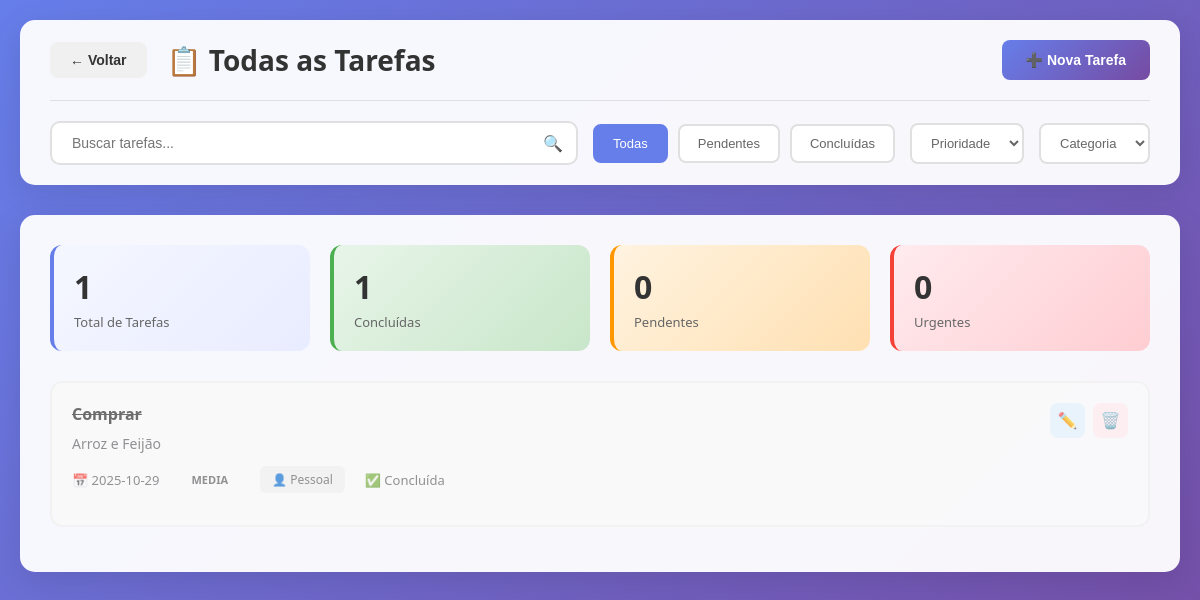
Screenshot of /home/tarefas_lista (signed in) with the database file from the repository.
### modelo.py (models this page shows)
class Tarefas(Base):
    __tablename__ = "tarefas"
    id         = Column(Integer, primary_key=True, index=True)
    user       = Column(String(60), nullable=False)
    titulo     = Column(String(100), nullable=False)
    descricao  = Column(String(300), nullable=False)
    data       = Column(Date, nullable=False)
    concluido  = Column(Boolean, default=False)
    prioridade = Column(Enum(PrioridadeTarefaEnum), nullable=False)
    categoria  = Column(Enum(CategoriaTarefaEnum), nullable=False)

### main.py (the view)
@app.get("/home/tarefas_lista")
def tarefas_lista(request: Request, db: Session = Depends(get_db)):
    user = request.session.get("username")
    tarefas = db.query(Tarefas).filter_by(user=user).all()
    return templates.TemplateResponse("tarefas_lista.html", {
        "request": request,
        "tarefas": tarefas
        })

### templates/tarefas_lista.html (shortened to what this page needs)
<!DOCTYPE html>
<html lang="pt-BR">
<head>
    <link rel="stylesheet" href="/static/css/taf_lista.css">
</head>
<body>
    <div class="container">
        <header>
            <div class="header-top">
                <div style="display: flex; align-items: center; gap: 20px;">
                    <button class="back-btn" onclick="goBack()">
                        ← Voltar
                    </button>
                    <h1>📋 Todas as Tarefas</h1>
                </div>
                <div class="header-actions">
                    <button class="btn btn-primary" onclick="createTask()">
                        ➕ Nova Tarefa
                    </button>
                </div>
            </div>
            <div class="filters-bar">
                <div class="search-box">
                    <input type="text" id="searchInput" placeholder="Buscar tarefas..." onkeyup="searchTasks()">
                    <span class="search-icon">🔍</span>
                </div>
                <div class="filter-group">
                    <button class="filter-btn active" onclick="filterTasks('all')">Todas</button>
                    <button class="filter-btn" onclick="filterTasks('pending')">Pendentes</button>
                    <button class="filter-btn" onclick="filterTasks('completed')">Concluídas</button>
                </div>
                <select id="priorityFilter" onchange="applyFilters()">
                    <option value="">Prioridade</option>
                </select>
                <select id="categoryFilter" onchange="applyFilters()">
                    <option value="">Categoria</option>
                </select>
            </div>
        </header>
        <div class="content-area">
            <div class="stats-row">
                <div class="stat-box">
                    <div class="stat-number">{{ tarefas|length }}</div>
                    <div class="stat-label">Total de Tarefas</div>
                </div>
                <div class="stat-box completed">
                    <div class="stat-number">{{ tarefas | selectattr('concluido', 'equalto', True) | list | length }}
                    </div>
                    <div class="stat-label">Concluídas</div>
                </div>
                <div class="stat-box pending">
                    <div class="stat-number">{{ tarefas | selectattr('concluido', 'equalto', False)| list | length }}
                    </div>
                    <div class="stat-label">Pendentes</div>
                </div>
                <div class="stat-box urgent">
                    <div class="stat-number">{{ tarefas | selectattr('prioridade', 'equalto', 'Urgente')| list | length
                        }}</div>
                    <div class="stat-label">Urgentes</div>
                </div>
            </div>
            <div class="tasks-container" id="tasksContainer">
                {% for tarefa in tarefas if tarefa.concluido %}
                <div class="task-card completed" data-task-id="{{ tarefa.id }}" data-status="completed"
                    data-priority="{{ tarefa.prioridade.value.lower() }}"
                    data-category="{{ tarefa.categoria.value.lower() }}">
                    <div class="task-header">
                        <div class="task-main">
                            <div class="task-title">{{ tarefa.titulo }}</div>
                            <div class="task-description">{{ tarefa.descricao }}</div>
                            <div class="task-meta">
                                {% if tarefa.data %}
                                <div class="meta-item">📅 {{ tarefa.data }}</div>
                                {% endif %}
                                <div class="meta-item">
                                    <span class="priority-badge priority-{{ tarefa.prioridade.value.lower() }}">
                                        {{ tarefa.prioridade.value }}
                                    </span>
                                </div>
                                <div class="meta-item">
                                    <span class="category-badge">
                                        {% if tarefa.categoria.value == 'Trabalho' %}💼
                                        {% elif tarefa.categoria.value == 'Pessoal' %}👤
                                        {% elif tarefa.categoria.value == 'Estudos' %}📚
                                        {% elif tarefa.categoria.value == 'Saude' %}❤️
                                        {% endif %}
                                        {{ tarefa.categoria.value }}
                                    </span>
                                </div>
                                <div class="meta-item">✅ Concluída</div>
                            </div>
                        </div>
                        <div class="task-actions">
                            <button class="action-btn edit" onclick="editTask(this)" title="Editar">✏️</button>
                            <button class="action-btn delete" onclick="deleteTask(this)" title="Excluir">🗑️</button>
                        </div>
                    </div>
                </div>
                {% endfor %}
            </div>
        </div>
    </div>
</body>
</html>

### static/css/taf_lista.css (style rules this page uses)
* { margin: 0; padding: 0; box-sizing: border-box; }
body { font-family: 'Segoe UI', Tahoma, Geneva, Verdana, sans-serif; background: linear-gradient(135deg, #667eea 0%, #764ba2 100%); min-height: 100vh; padding: 20px; }
.container { max-width: 1400px; margin: 0 auto; }
header { background: rgba(255, 255, 255, 0.95); padding: 20px 30px; border-radius: 15px; margin-bottom: 30px; box-shadow: 0 8px 32px rgba(0, 0, 0, 0.1); }
.header-top { display: flex; justify-content: space-between; align-items: center; margin-bottom: 20px; }
.back-btn { display: flex; align-items: center; gap: 8px; padding: 10px 20px; background: #f0f0f0; border: none; border-radius: 8px; cursor: pointer; font-size: 14px; font-weight: 600; color: #333; transition: all 0.3s ease; }
h1 { color: #333; font-size: 28px; }
.header-actions { display: flex; gap: 10px; }
.btn { padding: 12px 24px; border: none; border-radius: 8px; cursor: pointer; font-size: 14px; font-weight: 600; transition: all 0.3s ease; display: flex; align-items: center; gap: 8px; }
.btn-primary { background: linear-gradient(135deg, #667eea 0%, #764ba2 100%); color: white; }
.filters-bar { display: flex; gap: 15px; flex-wrap: wrap; align-items: center; padding-top: 20px; border-top: 1px solid #e0e0e0; }
.search-box { flex: 1; min-width: 250px; position: relative; }
.search-box input { width: 100%; padding: 12px 45px 12px 20px; border: 2px solid #e0e0e0; border-radius: 10px; font-size: 14px; transition: all 0.3s ease; }
.search-icon { position: absolute; right: 15px; top: 50%; transform: translateY(-50%); color: #999; }
.filter-group { display: flex; gap: 10px; }
.filter-btn { padding: 10px 18px; border: 2px solid #e0e0e0; background: white; border-radius: 8px; cursor: pointer; font-size: 13px; font-weight: 500; transition: all 0.3s ease; color: #666; }
.filter-btn.active { background: #667eea; color: white; border-color: #667eea; }
select { padding: 10px 15px; border: 2px solid #e0e0e0; border-radius: 8px; font-size: 13px; cursor: pointer; background: white; color: #666; font-weight: 500; }
.content-area { background: rgba(255, 255, 255, 0.95); border-radius: 15px; padding: 30px; box-shadow: 0 8px 32px rgba(0, 0, 0, 0.1); }
.stats-row { display: grid; grid-template-columns: repeat(auto-fit, minmax(200px, 1fr)); gap: 20px; margin-bottom: 30px; }
.stat-box { padding: 20px; background: linear-gradient(135deg, #f5f7ff 0%, #e8ecff 100%); border-radius: 12px; border-left: 4px solid #667eea; }
.stat-box.completed { background: linear-gradient(135deg, #e8f5e9 0%, #c8e6c9 100%); border-left-color: #4caf50; }
.stat-box.pending { background: linear-gradient(135deg, #fff3e0 0%, #ffe0b2 100%); border-left-color: #ff9800; }
.stat-box.urgent { background: linear-gradient(135deg, #ffebee 0%, #ffcdd2 100%); border-left-color: #f44336; }
.stat-number { font-size: 32px; font-weight: bold; color: #333; margin-bottom: 5px; }
.stat-label { font-size: 13px; color: #666; font-weight: 500; }
.tasks-container { margin-top: 30px; }
.task-card { background: white; border: 2px solid #f0f0f0; border-radius: 12px; padding: 20px; margin-bottom: 15px; transition: all 0.3s ease; cursor: pointer; }
.task-card.completed { opacity: 0.7; background: #fafafa; }
.task-header { display: flex; justify-content: space-between; align-items: flex-start; margin-bottom: 12px; }
.task-main { flex: 1; }
.task-title { font-size: 16px; font-weight: 600; color: #333; margin-bottom: 8px; }
.task-card.completed .task-title { text-decoration: line-through; }
.task-description { font-size: 14px; color: #666; line-height: 1.5; margin-bottom: 12px; }
.task-meta { display: flex; gap: 20px; flex-wrap: wrap; font-size: 13px; color: #666; }
.meta-item { display: flex; align-items: center; gap: 5px; }
.task-actions { display: flex; gap: 8px; }
.action-btn { width: 35px; height: 35px; border: none; border-radius: 8px; cursor: pointer; display: flex; align-items: center; justify-content: center; font-size: 16px; transition: all 0.3s ease; }
.action-btn.edit { background: #e3f2fd; color: #2196f3; }
.action-btn.delete { background: #ffebee; color: #f44336; }
.priority-badge { padding: 4px 12px; border-radius: 20px; font-size: 11px; font-weight: 600; text-transform: uppercase; }
.category-badge { padding: 5px 12px; border-radius: 6px; font-size: 12px; background: #f0f0f0; color: #666; font-weight: 500; }

### rows the page displays
Tarefas: titulo "Comprar", descricao "Arroz e Feijão", data "2025-10-29", prioridade.value "MEDIA", categoria.value "Pessoal"

### other values shown
{{ tarefas|length }} "1"
{{ tarefas | selectattr('concluido', 'equalto', True) | list | length }} "1"
{{ tarefas | selectattr('concluido', 'equalto', False)| list | length }} "0"
